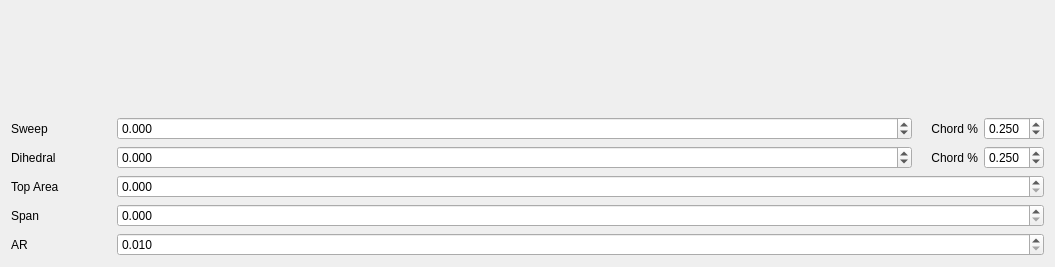
<?xml version="1.0" encoding="UTF-8"?>
<ui version="4.0">
 <class>ModificatorWingWidget</class>
 <widget class="QWidget" name="ModificatorWingWidget">
  <property name="geometry">
   <rect>
    <x>0</x>
    <y>0</y>
    <width>1055</width>
    <height>267</height>
   </rect>
  </property>
  <property name="windowTitle">
   <string>Form</string>
  </property>
  <layout class="QVBoxLayout" name="verticalLayout">
   <item>
    <layout class="QHBoxLayout" name="anchorLayout">
     <item>
      <widget class="CTiglPointWidget" name="rootLE" native="true">
       <property name="toolTip">
        <string>&lt;html&gt;&lt;head/&gt;&lt;body&gt;&lt;p&gt;Intuitively, this is the wing position. &lt;/p&gt;&lt;p&gt;More precisely, get/set the leading edge point of the root section wing in the world coordinate.&lt;br/&gt;&lt;/p&gt;&lt;/body&gt;&lt;/html&gt;</string>
       </property>
      </widget>
     </item>
    </layout>
   </item>
   <item>
    <widget class="CTiglPointWidget" name="rotation" native="true">
     <property name="toolTip">
      <string>&lt;html&gt;&lt;head/&gt;&lt;body&gt;&lt;p&gt;Set the rotation of the wing transformation. &lt;br/&gt;No other transformations are modified.&lt;/p&gt;&lt;/body&gt;&lt;/html&gt;</string>
     </property>
    </widget>
   </item>
   <item>
    <widget class="SymmetryComboBoxWidget" name="symmetry" native="true">
     <property name="toolTip">
      <string>&lt;html&gt;&lt;head/&gt;&lt;body&gt;&lt;p&gt;Get/set the symmetry of the wing.  &lt;/p&gt;&lt;/body&gt;&lt;/html&gt;</string>
     </property>
    </widget>
   </item>
   <item>
    <layout class="QHBoxLayout" name="sweepLayout">
     <item>
      <widget class="QLabel" name="labelSweep">
       <property name="sizePolicy">
        <sizepolicy hsizetype="Fixed" vsizetype="Preferred">
         <horstretch>0</horstretch>
         <verstretch>0</verstretch>
        </sizepolicy>
       </property>
       <property name="minimumSize">
        <size>
         <width>100</width>
         <height>0</height>
        </size>
       </property>
       <property name="maximumSize">
        <size>
         <width>100</width>
         <height>16777215</height>
        </size>
       </property>
       <property name="text">
        <string>Sweep</string>
       </property>
      </widget>
     </item>
     <item>
      <widget class="QDoubleSpinBox" name="spinBoxSweep">
       <property name="sizePolicy">
        <sizepolicy hsizetype="Maximum" vsizetype="Fixed">
         <horstretch>0</horstretch>
         <verstretch>0</verstretch>
        </sizepolicy>
       </property>
       <property name="maximumSize">
        <size>
         <width>2000</width>
         <height>16777215</height>
        </size>
       </property>
       <property name="decimals">
        <number>3</number>
       </property>
       <property name="minimum">
        <double>-89.000000000000000</double>
       </property>
       <property name="maximum">
        <double>89.000000000000000</double>
       </property>
      </widget>
     </item>
     <item>
      <widget class="QLabel" name="labelChord">
       <property name="minimumSize">
        <size>
         <width>60</width>
         <height>0</height>
        </size>
       </property>
       <property name="maximumSize">
        <size>
         <width>60</width>
         <height>16777215</height>
        </size>
       </property>
       <property name="text">
        <string>Chord %</string>
       </property>
       <property name="alignment">
        <set>Qt::AlignRight|Qt::AlignTrailing|Qt::AlignVCenter</set>
       </property>
      </widget>
     </item>
     <item>
      <widget class="QDoubleSpinBox" name="spinBoxSweepChord">
       <property name="sizePolicy">
        <sizepolicy hsizetype="Minimum" vsizetype="Fixed">
         <horstretch>0</horstretch>
         <verstretch>0</verstretch>
        </sizepolicy>
       </property>
       <property name="minimumSize">
        <size>
         <width>60</width>
         <height>0</height>
        </size>
       </property>
       <property name="maximumSize">
        <size>
         <width>60</width>
         <height>16777215</height>
        </size>
       </property>
       <property name="baseSize">
        <size>
         <width>0</width>
         <height>0</height>
        </size>
       </property>
       <property name="decimals">
        <number>3</number>
       </property>
       <property name="maximum">
        <double>1.000000000000000</double>
       </property>
       <property name="singleStep">
        <double>0.010000000000000</double>
       </property>
       <property name="value">
        <double>0.250000000000000</double>
       </property>
      </widget>
     </item>
    </layout>
   </item>
   <item>
    <layout class="QHBoxLayout" name="dihedralLayout">
     <item>
      <widget class="QLabel" name="labelDihedral">
       <property name="sizePolicy">
        <sizepolicy hsizetype="Fixed" vsizetype="Preferred">
         <horstretch>0</horstretch>
         <verstretch>0</verstretch>
        </sizepolicy>
       </property>
       <property name="minimumSize">
        <size>
         <width>100</width>
         <height>0</height>
        </size>
       </property>
       <property name="maximumSize">
        <size>
         <width>100</width>
         <height>16777215</height>
        </size>
       </property>
       <property name="text">
        <string>Dihedral</string>
       </property>
      </widget>
     </item>
     <item>
      <widget class="QDoubleSpinBox" name="spinBoxDihedral">
       <property name="sizePolicy">
        <sizepolicy hsizetype="Minimum" vsizetype="Fixed">
         <horstretch>0</horstretch>
         <verstretch>0</verstretch>
        </sizepolicy>
       </property>
       <property name="decimals">
        <number>3</number>
       </property>
       <property name="minimum">
        <double>-89.000000000000000</double>
       </property>
       <property name="maximum">
        <double>89.000000000000000</double>
       </property>
      </widget>
     </item>
     <item>
      <widget class="QLabel" name="labelDihedralChord">
       <property name="minimumSize">
        <size>
         <width>60</width>
         <height>0</height>
        </size>
       </property>
       <property name="maximumSize">
        <size>
         <width>60</width>
         <height>16777215</height>
        </size>
       </property>
       <property name="text">
        <string>Chord %</string>
       </property>
       <property name="alignment">
        <set>Qt::AlignRight|Qt::AlignTrailing|Qt::AlignVCenter</set>
       </property>
      </widget>
     </item>
     <item>
      <widget class="QDoubleSpinBox" name="spinBoxDihedralChord">
       <property name="sizePolicy">
        <sizepolicy hsizetype="Minimum" vsizetype="Fixed">
         <horstretch>0</horstretch>
         <verstretch>0</verstretch>
        </sizepolicy>
       </property>
       <property name="minimumSize">
        <size>
         <width>60</width>
         <height>0</height>
        </size>
       </property>
       <property name="maximumSize">
        <size>
         <width>60</width>
         <height>16777215</height>
        </size>
       </property>
       <property name="baseSize">
        <size>
         <width>60</width>
         <height>0</height>
        </size>
       </property>
       <property name="decimals">
        <number>3</number>
       </property>
       <property name="maximum">
        <double>1.000000000000000</double>
       </property>
       <property name="singleStep">
        <double>0.010000000000000</double>
       </property>
       <property name="value">
        <double>0.250000000000000</double>
       </property>
      </widget>
     </item>
    </layout>
   </item>
   <item>
    <layout class="QHBoxLayout" name="areaLayout">
     <item>
      <widget class="QLabel" name="labelArea">
       <property name="sizePolicy">
        <sizepolicy hsizetype="Fixed" vsizetype="Preferred">
         <horstretch>0</horstretch>
         <verstretch>0</verstretch>
        </sizepolicy>
       </property>
       <property name="minimumSize">
        <size>
         <width>100</width>
         <height>0</height>
        </size>
       </property>
       <property name="maximumSize">
        <size>
         <width>100</width>
         <height>16777215</height>
        </size>
       </property>
       <property name="toolTip">
        <string>&lt;html&gt;&lt;head/&gt;&lt;body&gt;&lt;p&gt;Reference area, the area of the projected wing on the plane formed by the wing major direction and the wing deep direction. &lt;/p&gt;&lt;/body&gt;&lt;/html&gt;</string>
       </property>
       <property name="text">
        <string>Top Area</string>
       </property>
      </widget>
     </item>
     <item>
      <widget class="QDoubleSpinBox" name="spinBoxArea">
       <property name="keyboardTracking">
        <bool>true</bool>
       </property>
       <property name="decimals">
        <number>3</number>
       </property>
       <property name="minimum">
        <double>0.000000000000000</double>
       </property>
       <property name="maximum">
        <double>99999999999999998278261272554585856747747644714015897553975120217811154108416.000000000000000</double>
       </property>
      </widget>
     </item>
    </layout>
   </item>
   <item>
    <layout class="QHBoxLayout" name="spanLayout">
     <item>
      <widget class="QLabel" name="labelSpan">
       <property name="sizePolicy">
        <sizepolicy hsizetype="Maximum" vsizetype="Preferred">
         <horstretch>0</horstretch>
         <verstretch>0</verstretch>
        </sizepolicy>
       </property>
       <property name="minimumSize">
        <size>
         <width>100</width>
         <height>0</height>
        </size>
       </property>
       <property name="maximumSize">
        <size>
         <width>100</width>
         <height>16777215</height>
        </size>
       </property>
       <property name="text">
        <string>Span</string>
       </property>
      </widget>
     </item>
     <item>
      <widget class="QDoubleSpinBox" name="spinBoxSpan">
       <property name="decimals">
        <number>3</number>
       </property>
       <property name="maximum">
        <double>99999999999999998278261272554585856747747644714015897553975120217811154108416.000000000000000</double>
       </property>
      </widget>
     </item>
    </layout>
   </item>
   <item>
    <layout class="QHBoxLayout" name="aRLayout">
     <item>
      <widget class="QLabel" name="labelAR">
       <property name="sizePolicy">
        <sizepolicy hsizetype="Maximum" vsizetype="Preferred">
         <horstretch>0</horstretch>
         <verstretch>0</verstretch>
        </sizepolicy>
       </property>
       <property name="minimumSize">
        <size>
         <width>100</width>
         <height>0</height>
        </size>
       </property>
       <property name="maximumSize">
        <size>
         <width>100</width>
         <height>16777215</height>
        </size>
       </property>
       <property name="text">
        <string>AR</string>
       </property>
      </widget>
     </item>
     <item>
      <widget class="QDoubleSpinBox" name="spinBoxAR">
       <property name="decimals">
        <number>3</number>
       </property>
       <property name="minimum">
        <double>0.010000000000000</double>
       </property>
       <property name="maximum">
        <double>1000000000000000013287555072.000000000000000</double>
       </property>
      </widget>
     </item>
    </layout>
   </item>
  </layout>
 </widget>
 <customwidgets>
  <customwidget>
   <class>CTiglPointWidget</class>
   <extends>QWidget</extends>
   <header>modificators/CTiglPointWidget.h</header>
   <container>1</container>
  </customwidget>
  <customwidget>
   <class>SymmetryComboBoxWidget</class>
   <extends>QWidget</extends>
   <header>modificators/SymmetryComboBoxWidget.h</header>
   <container>1</container>
  </customwidget>
 </customwidgets>
 <resources/>
 <connections/>
</ui>
